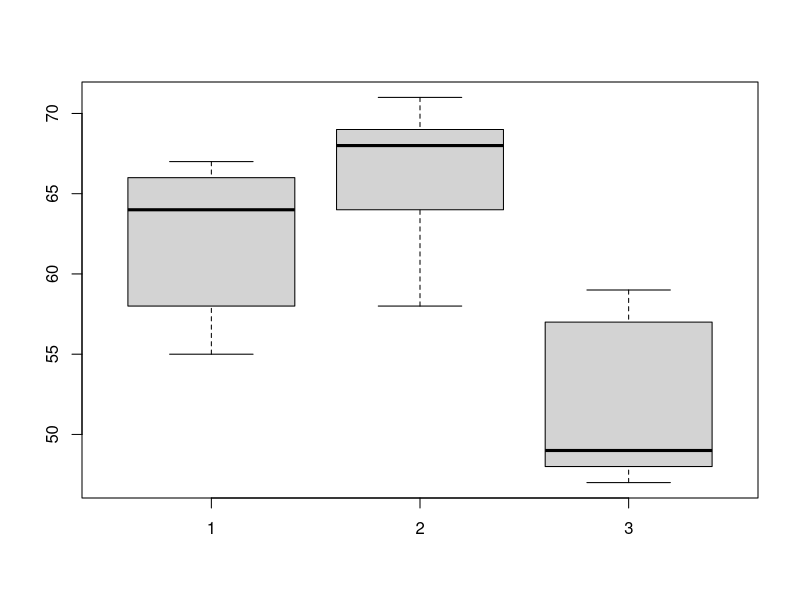

The R source for this figure:
# Session 9
# ANOVA cuando se tienen 3 o más grupos de datos
# Vienen de una distribución normal

library(stats)

prod1 <- c(58, 64, 55, 66, 67)
prod2 <- c(58, 69, 71, 64, 68)
prod3 <- c(48, 57, 59, 47, 49)
datos <- data.frame(prod1, prod2, prod3)

modelo <- aov(prod1 ~ prod2 + prod3, data = datos)
summary(modelo)

# Forma 2:

produccion <- c(prod1, prod2, prod3)
Metodos <- rep("prod1", times = length(prod1))
Metodos
Metodos <- rep(c("prod1","prod2","prod3"),
  times = c(length(prod1), length(prod2), length(prod3)))
Metodos
Prod.Met <- data.frame(produccion, Metodos)
Prod.Met

TablaAnoval <- aov( data = Prod.Met, formula(produccion ~ Metodos))

summary(TablaAnoval)
boxplot(prod1, prod2, prod3)


